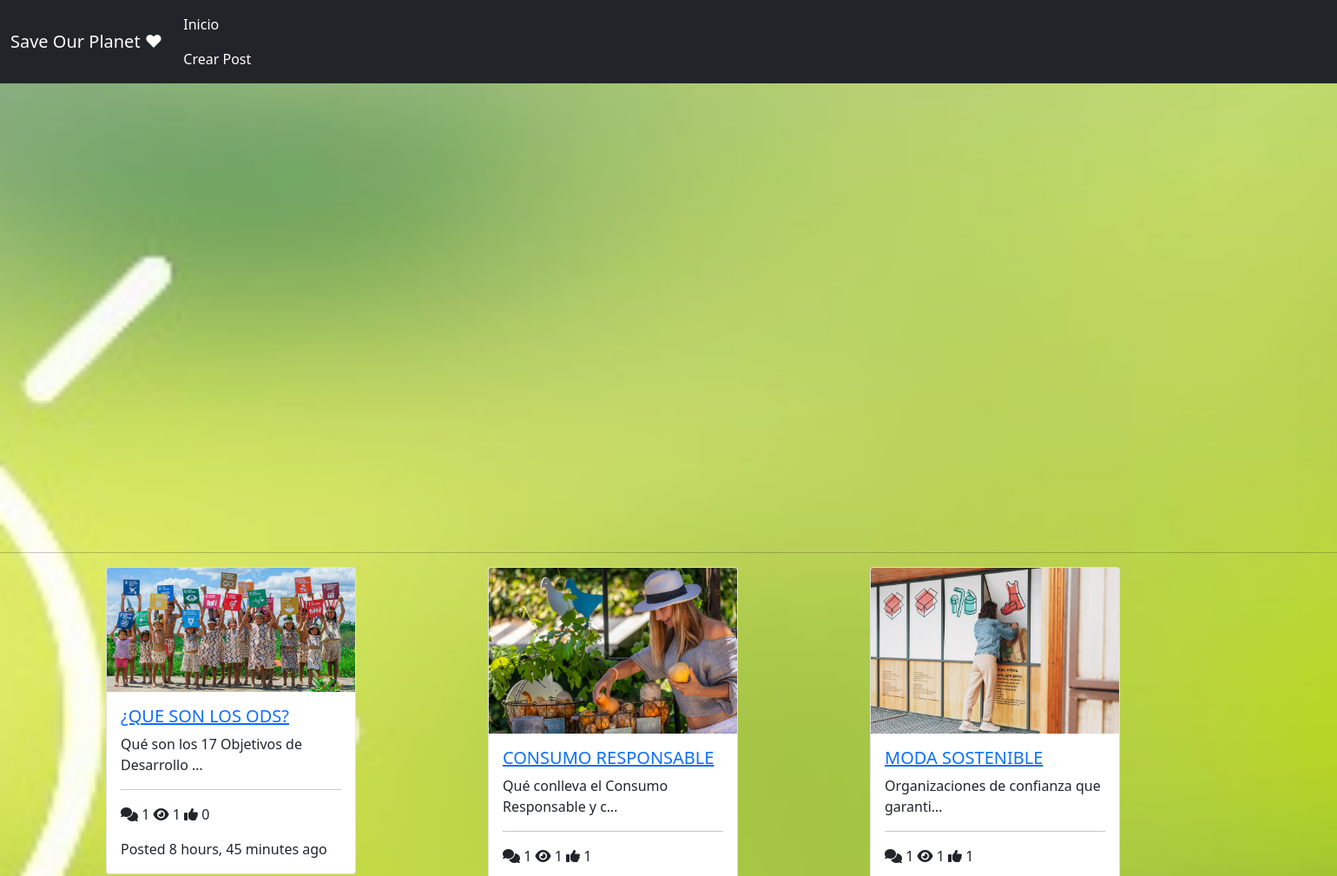
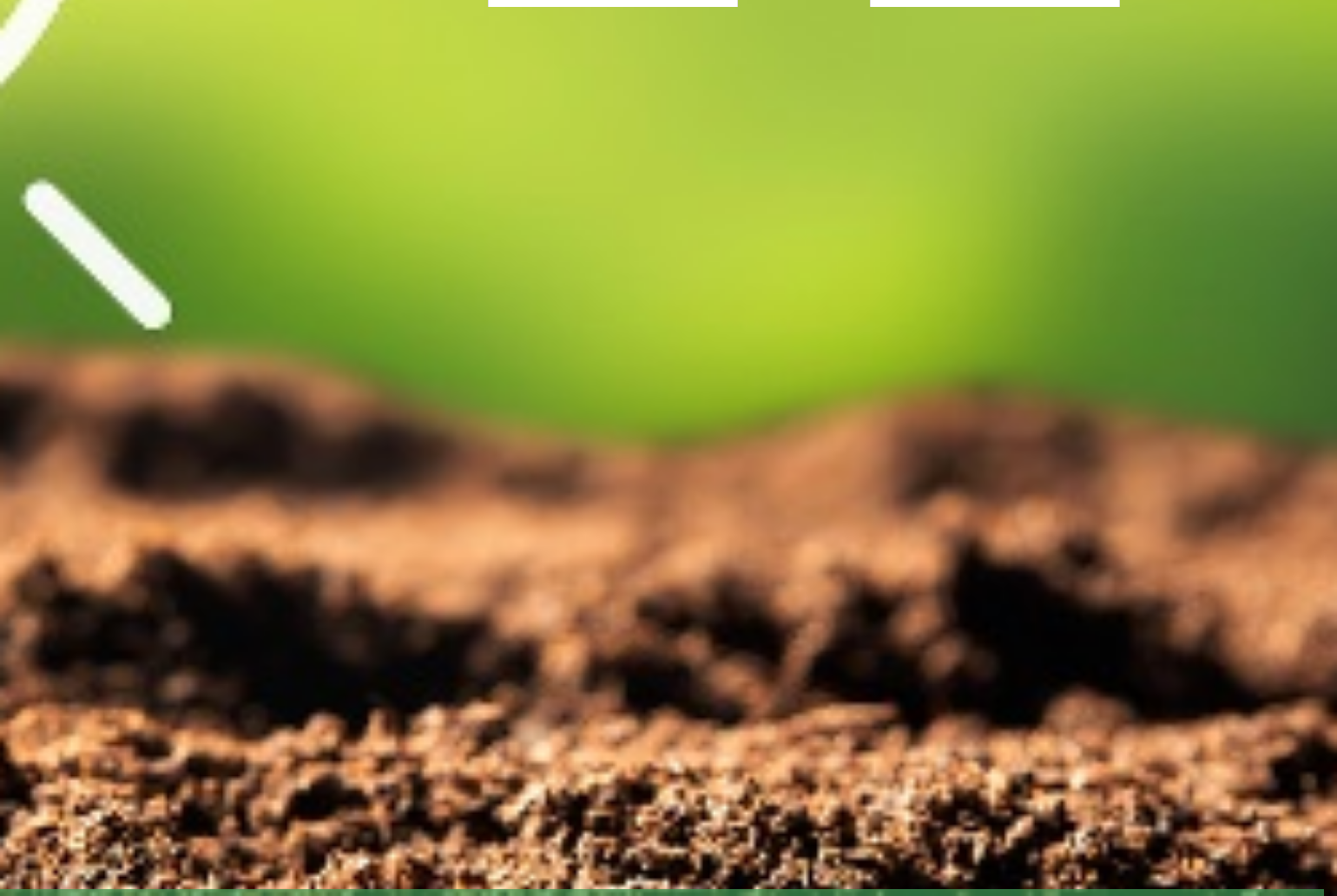
The page / on the database its author committed (2 pictures, top to bottom).
### posts/models.py (models this page shows, shortened)
class Post(models.Model):
    title = models.CharField(max_length=100)
    content = models.TextField()
    thumbnail = models.ImageField()
    publish_date = models.DateTimeField(auto_now_add=True)
    last_updated = models.DateTimeField(auto_now=True)
    author = models.ForeignKey(User, on_delete=models.CASCADE)
    slug = models.SlugField()
    def get_absolute_url(self):
        return reverse("detail", kwargs={
            'slug': self.slug
        })
    @property
    def get_comment_count(self):
        return self.comment_set.all().count()
    @property
    def get_view_count(self):
        return self.postview_set.all().count()
    @property
    def get_like_count(self):
        return self.like_set.all().count()

### posts/views.py (the view)
# urls.py: path('', PostListView.as_view(), name='list'),
class PostListView(ListView):
    model = Post

### templates/posts/post_list.html
{% extends "base.html" %}
{% block content %}
<div class="container">
    <div class='row'>
    {% for object in object_list %}
        <div class="col-4">
            <div class="card" style="width: 18rem;">
                <img src="{{ object.thumbnail.url }}" class="card-img-top" alt="...">
                <div class="card-body">
                    <h5 class="card-title">
                    <a href="{{ object.get_absolute_url }}">{{ object.title }}
                    </a>
                    </h5>
                    <p class="card-text">{{ object.content|truncatechars:40 }}</p>
                    <hr />
                    <p class="card-text">
                        <span><i class="fas fa-comments ml-2"></i> {{ object.get_comment_count }}</span>
                        <span><i class="fas fa-eye ml-2"></i> {{ object.get_view_count }}</span>
                        <span><i class="fas fa-thumbs-up ml-2"></i> {{ object.get_like_count }}</span>
                    </p>
                    <p class="card-text">
                        Posted {{ object.publish_date|timesince }} ago
                    </p>
                </div>
            </div>
        </div>
    {% endfor %}
    </div>
</div>
{% endblock content %}

### templates/base.html (shortened to what this page needs)
<!doctype html>
{% load static %}
<html lang="es">
  <head>
    <link href="https://cdn.jsdelivr.net/npm/bootstrap@5.1.3/dist/css/bootstrap.min.css" rel="stylesheet">
    <link href="{% static 'estilos.css' %}" rel="stylesheet" />
  </head>
  <body>
<nav class="navbar navbar-expand-md navbar-dark bg-dark mb-4">
  <div class="container-fluid">
    <a class="navbar-brand" href="#">Save Our Planet ♥</a>
    <div class="collapse navbar-collapse" id="navbarCollapse">
      <ul class="navbar-nav me-auto mb-2 mb-md-0">
        <li class="nav-item">
          <a class="nav-link active" aria-current="page" href="{% url 'list' %}">Inicio</a>
          <a class="nav-link active" aria-current="page" href="{% url 'create' %}">Crear Post</a>
      </ul>
      <form class="d-flex">
      </form>
    </div>
  </div>
</nav>
  <div class="noticia">
    <iframe width="900" height="506" src="https://www.youtube.com/embed/MCKH5xk8X-g" title="YouTube video player" frameborder="0" allow="accelerometer; autoplay; clipboard-write; encrypted-media; gyroscope; picture-in-picture" allowfullscreen></iframe>
  </div>
  <hr />
{% block content %}
{% endblock content %}
  </body>
  <body>
    <footer class="footer">
          <div class="box1">
            <div class="seccion1">
              <p class="texto"> Proyecto final - Informatorio</p>
              <h2>GRUPO 10</h2>
            </div>
            <div class="seccion2">
              <h2>QUIENES SOMOS</h2>
              <p>Codutti Dario, Ebel Paula, Balmaceda Maria Antonella</p>
              <p>Cicutta Dario, Luna Josué, Silvestri Joaquín</p>
            </div>
          </div>
    </footer>
</body>
</html>

### static/estilos.css (style rules this page uses)
body { background: url(img/prueba3.jpg) no-repeat; background-size: cover; background-position: center center; background-attachment: fixed; }
.noticia { margin-left: 52.5%; width: 700px; height: 500px; border: none; }
.footer .box1 { background-color: rgba(64, 156, 87, 0.7); color:#fff; font-size: 15px; margin: auto; position: relative; bottom: 0; padding: 0.5em 0; margin-top: 1%; }
.footer .box1 .seccion1 h2 { color:rgb(2, 70, 9); font-size: 20px; margin-bottom: 5px; text-align: center; }
.footer .box1 .seccion1 p.texto { color:rgb(1, 24, 3); font-size: 20px; margin: auto; text-align: center; }
.footer .box1 .seccion2 h2 { color:#fff; font-size: 20px; margin-bottom: 5px; text-align:right; }
.footer .box1 .seccion2 p { color:#fff; font-size: 15px; margin-bottom: 0px; text-align: right; }

### rows shown on the page
Post: thumbnail (picture), title "¿QUE SON LOS ODS?", content "Qué son los 17 Objetivos de Desarrollo …", get_comment_count "1", get_view_count "1", get_like_count "0", publish_date "8 hours, 45 minutes"
Post: thumbnail (picture), title "CONSUMO RESPONSABLE", content "Qué conlleva el Consumo Responsable y c…", get_comment_count "1", get_view_count "1", get_like_count "1", publish_date "8 hours, 42 minutes"
Post: thumbnail (picture), title "MODA SOSTENIBLE", content "Organizaciones de confianza que garanti…", get_comment_count "1", get_view_count "1", get_like_count "1", publish_date "8 hours, 39 minutes"
Post: thumbnail (picture), title "Compostar es reciclar en serio", content "Los desechos orgánicos son el mayor pro…", get_comment_count "0", get_view_count "0", publish_date "6 hours, 39 minutes"
Post: thumbnail (picture), content "Bosques Los bosques nativos concentran…", publish_date "6 hours, 19 minutes"
Post: thumbnail (picture), title "Cómo reciclar plástico en casa", content "Reciclado de Plásticos ¿Cómo se recicla…", publish_date "1 hour"
Post: thumbnail (picture), title "Ideas para reciclar botellas de plástico", content "Hay múltiples ideas sencillas para reci…", get_comment_count "0", get_view_count "0", get_like_count "0", publish_date "59 minutes"
